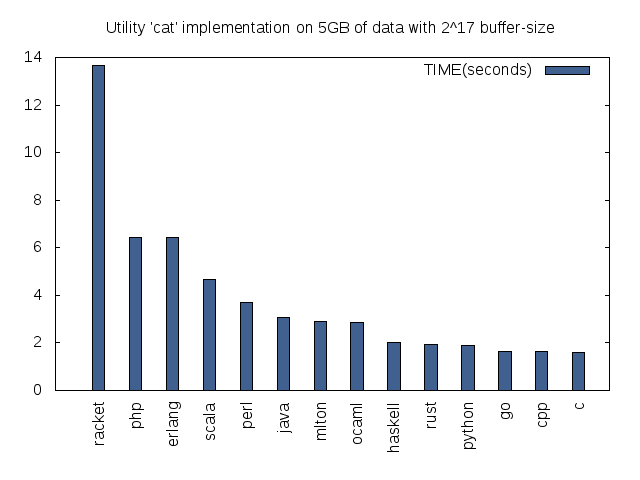

Generate this figure with gnuplot:
set term png
set title "Utility 'cat' implementation on 5GB of data with 2^17 buffer-size"
set output "sample1.png"
set style data histograms
set style fill solid 1.00 border -1
set xtics border in scale 0,0 nomirror rotate by 0 offset character 1, 0, 0 autojustify
plot "sample1.txt" using 2:xticlabels(1) lt rgb "#406090" title columnheader
